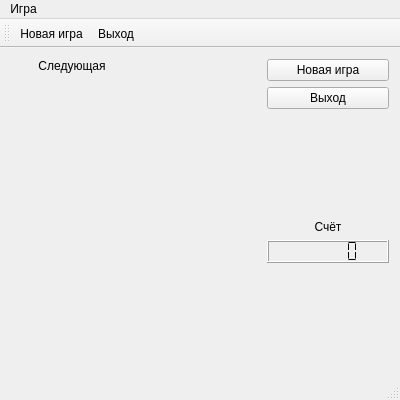
<?xml version="1.0" encoding="UTF-8"?>
<ui version="4.0">
 <class>Tetris</class>
 <widget class="QMainWindow" name="Tetris">
  <property name="geometry">
   <rect>
    <x>0</x>
    <y>0</y>
    <width>400</width>
    <height>400</height>
   </rect>
  </property>
  <property name="windowTitle">
   <string>Tetris</string>
  </property>
  <widget class="QWidget" name="centralWidget">
   <layout class="QHBoxLayout" name="horizontalLayout">
    <item>
     <layout class="QVBoxLayout" name="verticalLayout">
      <item>
       <widget class="QLabel" name="labelNext">
        <property name="text">
         <string>Следующая</string>
        </property>
        <property name="alignment">
         <set>Qt::AlignCenter</set>
        </property>
       </widget>
      </item>
      <item alignment="Qt::AlignHCenter">
       <widget class="NextFigure" name="nextFigure" native="true">
        <property name="minimumSize">
         <size>
          <width>21</width>
          <height>61</height>
         </size>
        </property>
        <property name="maximumSize">
         <size>
          <width>21</width>
          <height>16777215</height>
         </size>
        </property>
       </widget>
      </item>
      <item>
       <spacer name="verticalSpacer">
        <property name="orientation">
         <enum>Qt::Vertical</enum>
        </property>
        <property name="sizeHint" stdset="0">
         <size>
          <width>20</width>
          <height>40</height>
         </size>
        </property>
       </spacer>
      </item>
     </layout>
    </item>
    <item>
     <widget class="Glass" name="glass" native="true">
      <property name="focusPolicy">
       <enum>Qt::StrongFocus</enum>
      </property>
      <property name="rows" stdset="0">
       <number>20</number>
      </property>
      <property name="columns" stdset="0">
       <number>10</number>
      </property>
      <property name="timerInterval" stdset="0">
       <UInt>500</UInt>
      </property>
     </widget>
    </item>
    <item>
     <layout class="QVBoxLayout" name="verticalLayout_2">
      <item>
       <widget class="QPushButton" name="btnNewGame">
        <property name="text">
         <string>Новая игра</string>
        </property>
        <property name="icon">
         <iconset resource="images.qrc">
          <normaloff>:/Images/iconNewGame.ico</normaloff>:/Images/iconNewGame.ico</iconset>
        </property>
       </widget>
      </item>
      <item>
       <widget class="QPushButton" name="btnExit">
        <property name="text">
         <string>Выход</string>
        </property>
        <property name="icon">
         <iconset resource="images.qrc">
          <normaloff>:/Images/iconExit.ico</normaloff>:/Images/iconExit.ico</iconset>
        </property>
       </widget>
      </item>
      <item>
       <spacer name="verticalSpacer_2">
        <property name="orientation">
         <enum>Qt::Vertical</enum>
        </property>
        <property name="sizeHint" stdset="0">
         <size>
          <width>20</width>
          <height>40</height>
         </size>
        </property>
       </spacer>
      </item>
      <item>
       <widget class="QLabel" name="label">
        <property name="text">
         <string>Счёт</string>
        </property>
        <property name="alignment">
         <set>Qt::AlignCenter</set>
        </property>
       </widget>
      </item>
      <item>
       <widget class="QLCDNumber" name="lcdScore">
        <property name="digitCount">
         <number>6</number>
        </property>
        <property name="segmentStyle">
         <enum>QLCDNumber::Flat</enum>
        </property>
       </widget>
      </item>
      <item>
       <spacer name="verticalSpacer_3">
        <property name="orientation">
         <enum>Qt::Vertical</enum>
        </property>
        <property name="sizeHint" stdset="0">
         <size>
          <width>20</width>
          <height>40</height>
         </size>
        </property>
       </spacer>
      </item>
     </layout>
    </item>
   </layout>
  </widget>
  <widget class="QMenuBar" name="menuBar">
   <property name="geometry">
    <rect>
     <x>0</x>
     <y>0</y>
     <width>400</width>
     <height>20</height>
    </rect>
   </property>
   <widget class="QMenu" name="menu">
    <property name="title">
     <string>Игра</string>
    </property>
    <addaction name="actionNewGame"/>
    <addaction name="actionExit"/>
   </widget>
   <addaction name="menu"/>
  </widget>
  <widget class="QToolBar" name="mainToolBar">
   <property name="iconSize">
    <size>
     <width>16</width>
     <height>16</height>
    </size>
   </property>
   <attribute name="toolBarArea">
    <enum>TopToolBarArea</enum>
   </attribute>
   <attribute name="toolBarBreak">
    <bool>false</bool>
   </attribute>
   <addaction name="actionNewGame"/>
   <addaction name="actionExit"/>
  </widget>
  <widget class="QStatusBar" name="statusBar"/>
  <action name="actionExit">
   <property name="icon">
    <iconset resource="images.qrc">
     <normaloff>:/Images/iconExit.ico</normaloff>:/Images/iconExit.ico</iconset>
   </property>
   <property name="text">
    <string>Выход</string>
   </property>
   <property name="toolTip">
    <string>Закрыть программу</string>
   </property>
   <property name="shortcut">
    <string>Ctrl+X</string>
   </property>
  </action>
  <action name="actionNewGame">
   <property name="icon">
    <iconset resource="images.qrc">
     <normaloff>:/Images/iconNewGame.ico</normaloff>:/Images/iconNewGame.ico</iconset>
   </property>
   <property name="text">
    <string>Новая игра</string>
   </property>
   <property name="toolTip">
    <string>Начать новую игру</string>
   </property>
   <property name="shortcut">
    <string>Ctrl+N</string>
   </property>
  </action>
 </widget>
 <layoutdefault spacing="6" margin="11"/>
 <customwidgets>
  <customwidget>
   <class>Glass</class>
   <extends>QWidget</extends>
   <header>glass.h</header>
   <container>1</container>
   <slots>
    <signal>drawPattern(Figure*)</signal>
    <signal>displayScore(int)</signal>
    <slot>slotNewGame()</slot>
   </slots>
  </customwidget>
  <customwidget>
   <class>NextFigure</class>
   <extends>QWidget</extends>
   <header>nextfigure.h</header>
   <container>1</container>
   <slots>
    <slot>drawNextFigure(Figure*)</slot>
   </slots>
  </customwidget>
 </customwidgets>
 <resources>
  <include location="images.qrc"/>
 </resources>
 <connections>
  <connection>
   <sender>btnExit</sender>
   <signal>clicked()</signal>
   <receiver>actionExit</receiver>
   <slot>trigger()</slot>
   <hints>
    <hint type="sourcelabel">
     <x>389</x>
     <y>109</y>
    </hint>
    <hint type="destinationlabel">
     <x>-1</x>
     <y>-1</y>
    </hint>
   </hints>
  </connection>
  <connection>
   <sender>actionExit</sender>
   <signal>triggered()</signal>
   <receiver>Tetris</receiver>
   <slot>close()</slot>
   <hints>
    <hint type="sourcelabel">
     <x>-1</x>
     <y>-1</y>
    </hint>
    <hint type="destinationlabel">
     <x>222</x>
     <y>160</y>
    </hint>
   </hints>
  </connection>
  <connection>
   <sender>btnNewGame</sender>
   <signal>clicked()</signal>
   <receiver>actionNewGame</receiver>
   <slot>trigger()</slot>
   <hints>
    <hint type="sourcelabel">
     <x>366</x>
     <y>67</y>
    </hint>
    <hint type="destinationlabel">
     <x>-1</x>
     <y>-1</y>
    </hint>
   </hints>
  </connection>
  <connection>
   <sender>actionNewGame</sender>
   <signal>triggered()</signal>
   <receiver>glass</receiver>
   <slot>slotNewGame()</slot>
   <hints>
    <hint type="sourcelabel">
     <x>-1</x>
     <y>-1</y>
    </hint>
    <hint type="destinationlabel">
     <x>222</x>
     <y>174</y>
    </hint>
   </hints>
  </connection>
  <connection>
   <sender>glass</sender>
   <signal>drawPattern(Figure*)</signal>
   <receiver>nextFigure</receiver>
   <slot>drawNextFigure(Figure*)</slot>
   <hints>
    <hint type="sourcelabel">
     <x>191</x>
     <y>151</y>
    </hint>
    <hint type="destinationlabel">
     <x>72</x>
     <y>108</y>
    </hint>
   </hints>
  </connection>
  <connection>
   <sender>glass</sender>
   <signal>displayScore(int)</signal>
   <receiver>lcdScore</receiver>
   <slot>display(int)</slot>
   <hints>
    <hint type="sourcelabel">
     <x>248</x>
     <y>316</y>
    </hint>
    <hint type="destinationlabel">
     <x>313</x>
     <y>263</y>
    </hint>
   </hints>
  </connection>
 </connections>
</ui>
